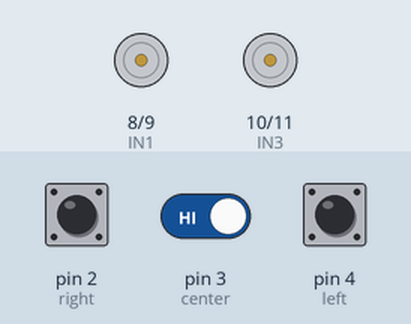
The sketch below on a simulated Arduino Uno, built with avr-gcc and run on an emulated ATmega328P. On the bench: motor-driver pin pairs drawn as motors (green arrow = first pin HIGH = forward, orange = second pin HIGH = backward, longer = more drive, scaled by the enable pin). The inputs (shaded band) are chosen by the test bench; at power-on: pin 2 (right) LOW, pin 3 (center) HIGH, pin 4 (left) LOW. What the sketch prints to the serial monitor is not drawn.

Above: at 1.2 s.
1.3 s: pin 2 (right) pulled HIGH for 0.15 s
At 2.0 s:
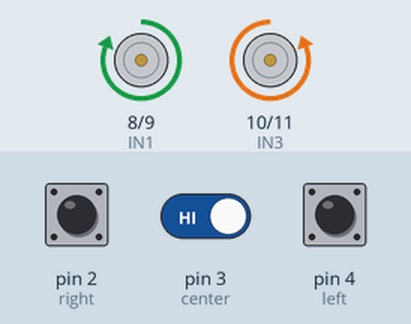
2.9 s: pin 3 (center) driven LOW
At 3.2 s:
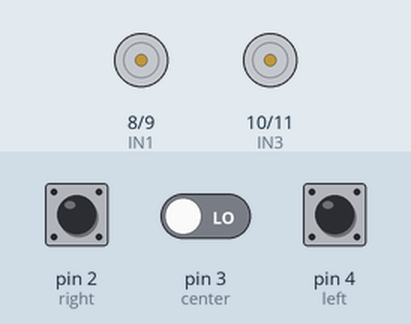
4.4 s: pin 4 (left) pulled HIGH for 0.15 s
At 4.48 s:
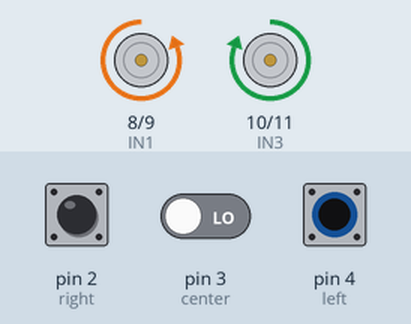
6.0 s: pin 2 (right) pulled HIGH for 1 s
At 7.4 s:
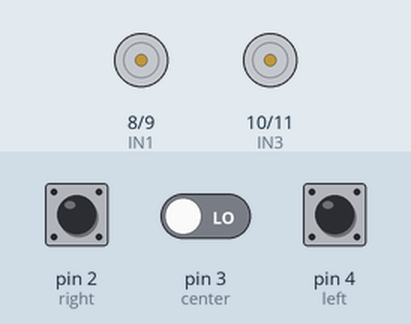
8.5 s: pin 2 (right) pulled HIGH for 3.2 s
At 8.8 s:
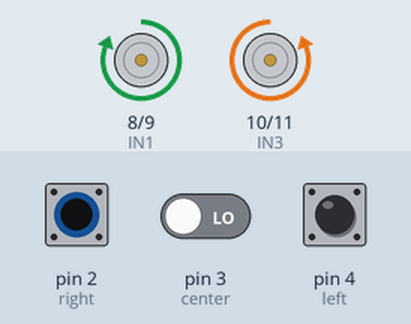
13.2 s: pin 4 (left) pulled HIGH for 3.2 s
At 13.7 s:
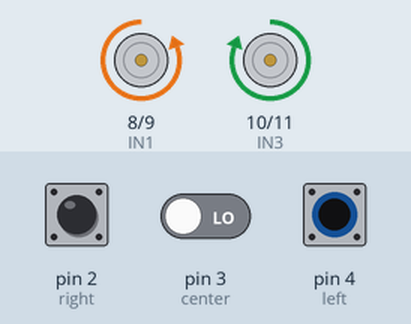
Timing chart, 0 to 17.9 s (numbered marks = the images above; inputs shaded):
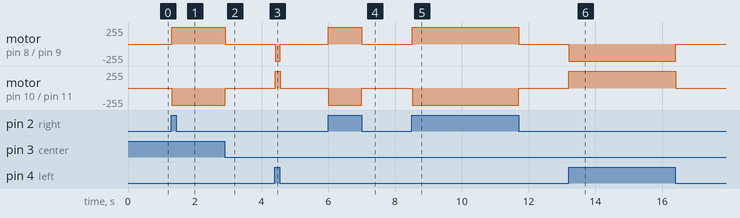

The sketch:

Line_follower_3_IR_sensors.ino
```cpp
#define left 4
#define center 3
#define right 2

//motor one
#define ENA 12
#define IN1 8
#define IN2 9

//motor two
#define ENB 13
#define IN3 10
#define IN4 11

 // speed of this robot
int spd= 150;
int spd1=150;
void setup() {
  Serial.begin(9600);
  pinMode(left, INPUT);
  pinMode(center, INPUT);
  pinMode(right, INPUT);

  pinMode(ENA, OUTPUT);
  pinMode(IN1, OUTPUT);
  pinMode(IN2, OUTPUT);
  pinMode(IN3, OUTPUT);
  pinMode(IN4, OUTPUT);
  pinMode(ENB, OUTPUT);
}

void loop() {
  bool leftV = digitalRead(left);
  bool centerV = digitalRead(center);
  bool rightV = digitalRead(right);

  Serial.println(rightV);

  if (leftV == 1 && centerV == 0 && rightV == 1) {
    carforward();
    Serial.println("forward");
  } else if (leftV == 0 && centerV == 0 && rightV == 0) {
    carStop();
    Serial.println("stop");
  } else if (leftV == 1 && centerV == 1 && rightV == 1) {
    carStop();
    Serial.println("stop");
  } else if (leftV == 0 && centerV == 0 && rightV == 1) {
    carturnleft();
    Serial.println("sleft");
  } else if (leftV == 1 && centerV == 0 && rightV == 0) {
    carturnright();
    Serial.println("sright");
  } else if (leftV == 0 && centerV == 1 && rightV == 1) {
    carturnleft();
    Serial.println("mleft");
  } else if (leftV == 1 && centerV == 1 && rightV == 0) {
    carturnright();
    Serial.println("mright");
  }
}

void carforward() {
  analogWrite(ENA, spd);
  analogWrite(ENB, spd);
  digitalWrite(IN1, LOW);
  digitalWrite(IN2, HIGH);
  digitalWrite(IN3, LOW);
  digitalWrite(IN4, HIGH);
}
void carturnleft() {
  analogWrite(ENA, spd1);
  analogWrite(ENB, spd1);
  digitalWrite(IN1, HIGH);
  digitalWrite(IN2, LOW);
  digitalWrite(IN3, LOW);
  digitalWrite(IN4, HIGH);
}
void carturnright() {
  analogWrite(ENA, spd1);
  analogWrite(ENB, spd1);
  digitalWrite(IN1, LOW);
  digitalWrite(IN2, HIGH);
  digitalWrite(IN3, HIGH);
  digitalWrite(IN4, LOW);
}
void carStop() {
  digitalWrite(IN1, LOW);
  digitalWrite(IN2, LOW);
  digitalWrite(IN3, LOW);
  digitalWrite(IN4, LOW);
}
```

Measured:
- after the input at 1.3 s, motor on pin 8 (IN1) / pin 9 (IN2): stopped → forward 255/255 at once; motor on pin 10 (IN3) / pin 11 (IN4): stopped → backward 255/255 at once
- after the input at 2.9 s, motor on pin 8 (IN1) / pin 9 (IN2): forward 255/255 → stopped at once; motor on pin 10 (IN3) / pin 11 (IN4): backward 255/255 → stopped at once
- after the input at 4.4 s, motor on pin 8 (IN1) / pin 9 (IN2): stopped → backward 255/255 at once, → stopped 0.16 s later; motor on pin 10 (IN3) / pin 11 (IN4): stopped → forward 255/255 at once, → stopped 0.16 s later
- after the input at 6.0 s, motor on pin 8 (IN1) / pin 9 (IN2): stopped → forward 255/255 at once, → stopped 1.0 s later; motor on pin 10 (IN3) / pin 11 (IN4): stopped → backward 255/255 at once, → stopped 1.0 s later
- after the input at 8.5 s, motor on pin 8 (IN1) / pin 9 (IN2): stopped → forward 255/255 at once, → stopped 3.2 s later; motor on pin 10 (IN3) / pin 11 (IN4): stopped → backward 255/255 at once, → stopped 3.2 s later
- after the input at 13.2 s, motor on pin 8 (IN1) / pin 9 (IN2): stopped → backward 255/255 at once, → stopped 3.2 s later; motor on pin 10 (IN3) / pin 11 (IN4): stopped → forward 255/255 at once, → stopped 3.2 s later
